Frame 1 (no input): blank canvas, image omitted
Frame 60 (the mouse pressed at the canvas centre just before this capture): blank canvas, image omitted
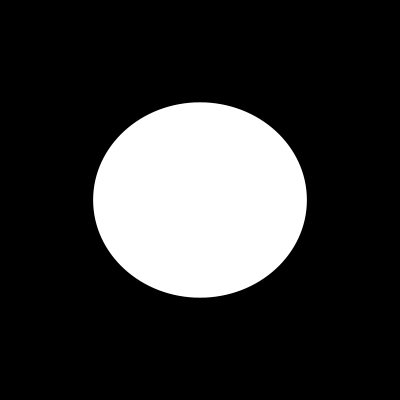
Frame 120 (the mouse held since frame 60 and released just before this capture)

The Processing sketch whose frames 1 and 60 were blank and that drew this single picture after the mouse press (run headless with seeded random() and noise(); from frame 60 on, the mouse is pressed at the canvas centre):

// Processing sketch: processing_61106
// ── processing_61106.pde

void setup(){
  size(400,400);
  background (0);
  
  
}
  
void draw(){
   
if(mousePressed){
  
 background (0); 
  
  fill(255);
  noStroke();
  ellipse (mouseX, mouseY, random(10,300),random(10,300));
   
}


}
